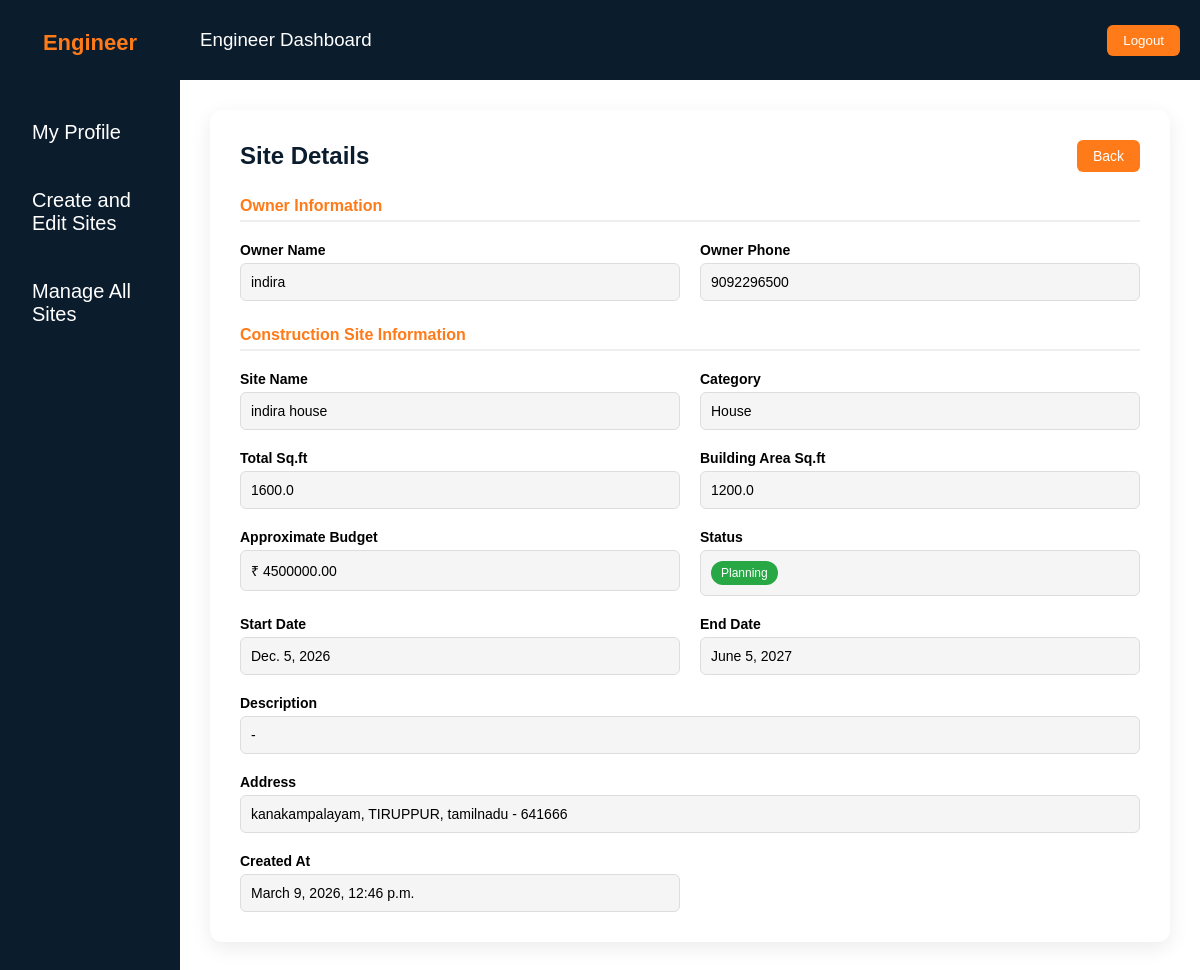
Screenshot of /site/details/11/ (signed in) with the database file from the repository.
### Construct/models.py (models this page shows, shortened)
class ConstructionSite(models.Model):
    SITE_CATEGORY_CHOICES = [
        ('house', 'House'),
        ('building', 'Building'),
        ('flats', 'Flats'),
        ('commercial', 'Commercial Stores'),
        ('others', 'Others'),
    ]
    engineer = models.ForeignKey( User,
        on_delete=models.CASCADE,
        related_name="engineer_sites"
    )
    site_name = models.CharField(max_length=200)
    category = models.CharField(
        max_length=20,
        choices=SITE_CATEGORY_CHOICES
    )
    other_category = models.CharField(
    max_length=100,
    null=True,
    blank=True
)
    total_sqft = models.FloatField()
    site_map = models.FileField(
    upload_to='site_maps/',
    null=True,
    blank=True
)
    blueprint_file = models.FileField(
    upload_to='site_blueprints/',
    null=True,
    blank=True
)
    building_area_sqft = models.FloatField()
    approximate_budget = models.DecimalField(
        max_digits=12,
        decimal_places=2
    )
    start_date = models.DateField()
    end_date = models.DateField()
    STATUS_CHOICES = [
    ('Planning', 'Planning'),
    ('Started', 'Started'),
    ('Ongoing', 'Ongoing'),
    ('NearComplete', 'Near To Complete'),
    ('Completed', 'Completed'),
    ('HandedOver', 'Handed Over'),
]
    status = models.CharField(
    max_length=20,
    choices=STATUS_CHOICES,
    default='Planning'
)
    description = models.TextField(blank=True)
    site_address = models.TextField()
    site_district = models.CharField(max_length=100)
    site_state = models.CharField(max_length=100)
    site_pincode = models.CharField(max_length=10)
    created_at = models.DateTimeField(default=timezone.now)

class SiteOwner(models.Model):
    site = models.OneToOneField(
        ConstructionSite,
        on_delete=models.CASCADE,
        related_name="owner"
    )
    owner_name = models.CharField(max_length=150)
    GENDER_CHOICES = [
        ('Male', 'Male'),
        ('Female', 'Female'),
        ('Other', 'Other'),
    ]
    owner_gender = models.CharField(
        max_length=10,
        choices=GENDER_CHOICES
    )
    owner_phone = models.CharField(max_length=15)
    owner_address = models.TextField()
    owner_district = models.CharField(max_length=100)
    owner_pincode = models.CharField(max_length=10)

### Construct/views.py (the view)
# urls.py: path("site/details/<int:site_id>/",views.site_details,name="site_details"),
@login_required
def site_details(request, site_id):
    site = get_object_or_404(
        ConstructionSite,
        id=site_id,
        engineer=request.user
    )
    return render(request, "engineer_side/site_details.html", {
        "site": site
    })

### templates/engineer_side/site_details.html (shortened to what this page needs)
{% extends "engineer_side/engineer_dashboard.html" %}
{% load static %}
{% block content %}
<div class="details-wrapper">
  <div class="details-header">
    <h2>Site Details</h2>
    <a href="{% url 'manage_all_site' %}" class="back-btn">
      Back
    </a>
  </div>
  <div class="section-title">Owner Information</div>
  <div class="details-grid">
    <div class="form-group">
      <label>Owner Name</label>
      <div class="readonly-box">
        {{ site.owner.owner_name }}
      </div>
    </div>
    <div class="form-group">
      <label>Owner Phone</label>
      <div class="readonly-box">
        {{ site.owner.owner_phone }}
      </div>
    </div>
  </div>
  <div class="section-title">Construction Site Information</div>
  <div class="details-grid">
    <div class="form-group">
      <label>Site Name</label>
      <div class="readonly-box">
        {{ site.site_name }}
      </div>
    </div>
    <div class="form-group">
      <label>Category</label>
      <div class="readonly-box">
        {{ site.get_category_display }}
      </div>
    </div>
    <div class="form-group">
      <label>Total Sq.ft</label>
      <div class="readonly-box">
        {{ site.total_sqft }}
      </div>
    </div>
    <div class="form-group">
      <label>Building Area Sq.ft</label>
      <div class="readonly-box">
        {{ site.building_area_sqft }}
      </div>
    </div>
    <div class="form-group">
      <label>Approximate Budget</label>
      <div class="readonly-box">
        ₹ {{ site.approximate_budget }}
      </div>
    </div>
    <div class="form-group">
      <label>Status</label>
      <div class="readonly-box">
        <span class="status-badge">
          {{ site.get_status_display }}
        </span>
      </div>
    </div>
    <div class="form-group">
      <label>Start Date</label>
      <div class="readonly-box">
        {{ site.start_date }}
      </div>
    </div>
    <div class="form-group">
      <label>End Date</label>
      <div class="readonly-box">
        {{ site.end_date }}
      </div>
    </div>
    <div class="form-group full-width">
      <label>Description</label>
      <div class="readonly-box">
        {{ site.description|default:"-" }}
      </div>
    </div>
    <div class="form-group full-width">
      <label>Address</label>
      <div class="readonly-box">
        {{ site.site_address }},
        {{ site.site_district }},
        {{ site.site_state }} -
        {{ site.site_pincode }}
      </div>
    </div>
    <div class="form-group">
      <label>Created At</label>
      <div class="readonly-box">
        {{ site.created_at }}
      </div>
    </div>
  </div>
</div>
{% endblock %}

### templates/engineer_side/engineer_dashboard.html (style rules this page uses)
* { margin: 0; padding: 0; box-sizing: border-box; font-family: "Oswald", sans-serif; }
body { background: #ffffff; overflow: hidden; }

### templates/engineer_side/site_details.html (style rules this page uses)
.details-wrapper { max-width:1000px; margin:auto; background:#ffffff; padding:30px; border-radius:12px; box-shadow:0 6px 20px rgba(0,0,0,0.08); }
.details-header { display:flex; justify-content:space-between; align-items:center; margin-bottom:25px; }
.details-header h2 { font-weight:700; color:#0b1c2d; }
.back-btn { background:#ff7a18; color:#fff; padding:8px 16px; border-radius:6px; text-decoration:none; font-size:14px; }
.section-title { margin-top:25px; font-weight:700; color:#ff7a18; border-bottom:2px solid #eee; padding-bottom:5px; }
.details-grid { display:grid; grid-template-columns:1fr 1fr; gap:20px; margin-top:20px; }
.form-group { display:flex; flex-direction:column; }
.form-group label { font-weight:600; margin-bottom:5px; font-size:14px; }
.readonly-box { background:#f5f5f5; padding:10px; border-radius:6px; border:1px solid #ddd; font-size:14px; }
.full-width { grid-column:1 / -1; }
.status-badge { display:inline-block; padding:5px 10px; border-radius:20px; font-size:12px; color:#fff; background:#28a745; }

### rows the page displays
ConstructionSite: owner.owner_name "indira", owner.owner_phone "9092296500", site_name "indira house", category "House", total_sqft "1600.0", building_area_sqft "1200.0", approximate_budget "4500000.00", status "Planning", start_date "Dec. 5, 2026", end_date "June 5, 2027", description "-", site_address "kanakampalayam", site_district "TIRUPPUR", site_state "tamilnadu", site_pincode "641666", created_at "March 9, 2026, 12:46 p.m."
